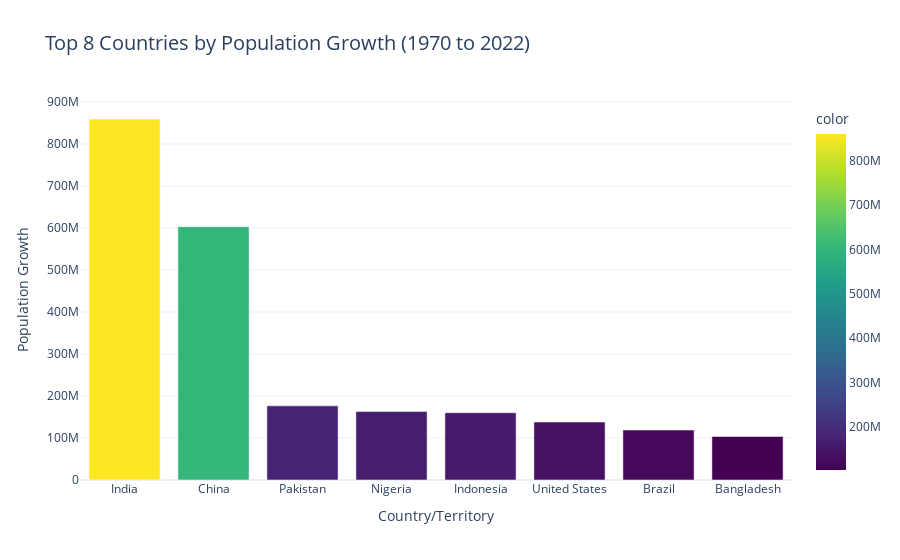

The notebook cell saved with this chart:
### Code cell
fig = px.bar(
    growth,
    x=growth.index,
    y=growth.values,
    title='Top 8 Countries by Population Growth (1970 to 2022)',
    labels={'x': 'Country/Territory', 'y': 'Population Growth'},
    color=growth.values,
    color_continuous_scale='Viridis'
)

fig.update_layout(
    template='plotly_white',
    xaxis_title='Country/Territory',
    yaxis_title='Population Growth',
    title_font_size=20
)

fig.show()

### Figure 1 — Plotly figure (JSON) as saved in the notebook; plotly's stock layout.template omitted (floating-point values rounded to 4 significant figures)
{"data": [{"alignmentgroup": "True", "hovertemplate": "Country/Territory=%{x}<br>Population Growth=%{y}<br>color=%{marker.color}<extra></extra>", "legendgroup": "", "marker": {"color": [859671872, 603352887, 176533990, 162971948, 160272945, 137961517, 118943623, 103644512], "coloraxis": "coloraxis", "pattern": {"shape": ""}}, "name": "", "offsetgroup": "", "orientation": "v", "showlegend": false, "textposition": "auto", "type": "bar", "x": ["India", "China", "Pakistan", "Nigeria", "Indonesia", "United States", "Brazil", "Bangladesh"], "xaxis": "x", "y": [859671872, 603352887, 176533990, 162971948, 160272945, 137961517, 118943623, 103644512], "yaxis": "y"}], "layout": {"barmode": "relative", "coloraxis": {"colorbar": {"title": {"text": "color"}}, "colorscale": [[0, "#440154"], [0.1111, "#482878"], [0.2222, "#3e4989"], [0.3333, "#31688e"], [0.4444, "#26828e"], [0.5556, "#1f9e89"], [0.6667, "#35b779"], [0.7778, "#6ece58"], [0.8889, "#b5de2b"], [1, "#fde725"]]}, "legend": {"tracegroupgap": 0}, "title": {"font": {"size": 20}, "text": "Top 8 Countries by Population Growth (1970 to 2022)"}, "xaxis": {"anchor": "y", "domain": [0, 1], "title": {"text": "Country/Territory"}}, "yaxis": {"anchor": "x", "domain": [0, 1], "title": {"text": "Population Growth"}}}}
